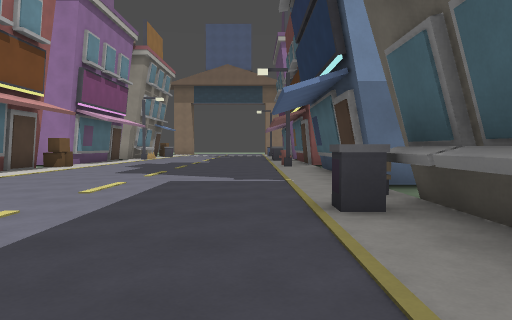
[1] (above)

24 first-person views from a walk through a Godot game level. The camera is 1.3 m above the floor, tilts 2° down and sees 70° across. The floor is counted in squares, 2 m on a side. Each view is taken from the middle of a square. On the plan, view 1 faces up. The plan holds only what a view shows up to about 11 squares ahead; the rest is blank. The place goes on beyond the plan. Surface patterns are stand-ins for the level's own textures.

[2]
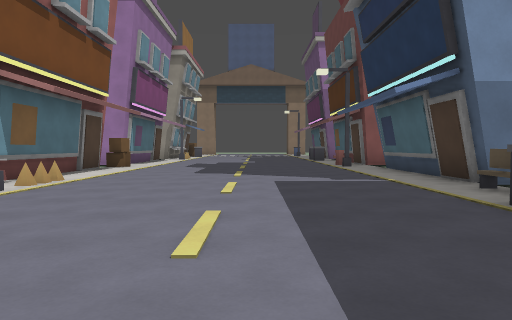

[3]
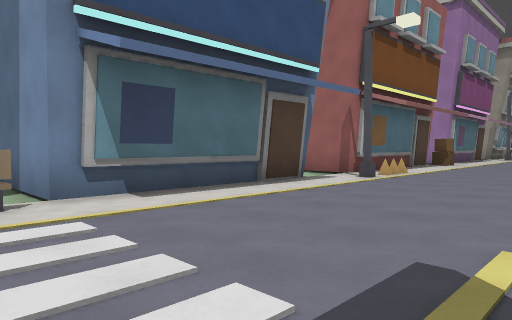

[4]
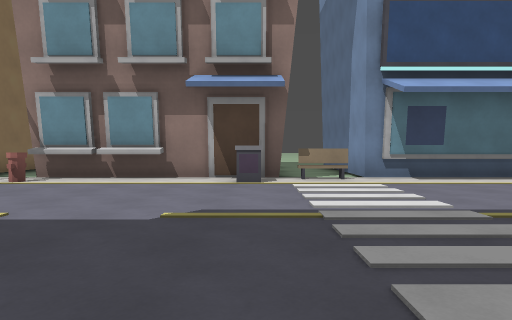

[5]
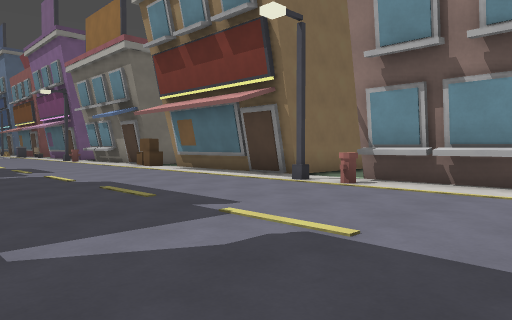

[6]
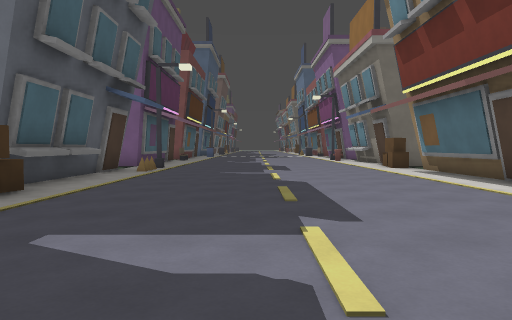

[7]
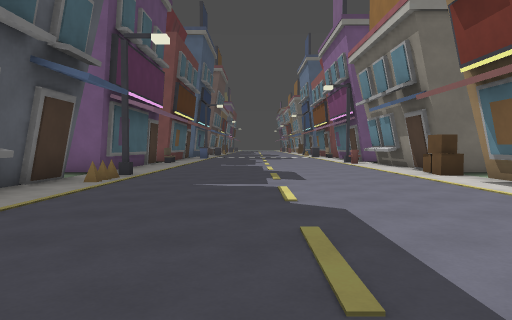

[8]
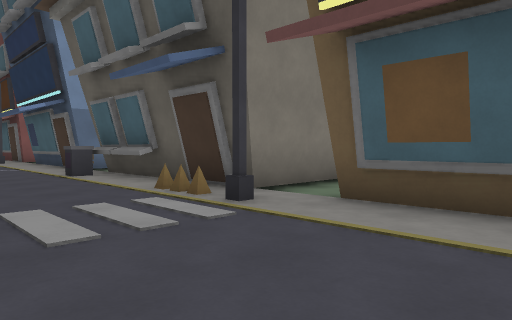

[9]
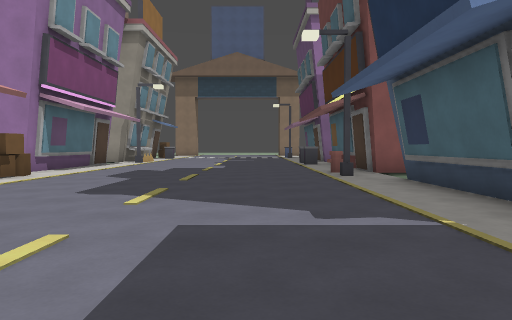

[10]
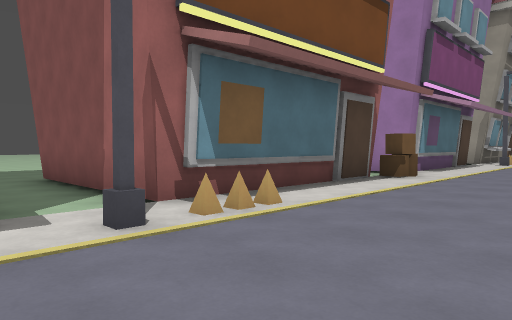

[11]
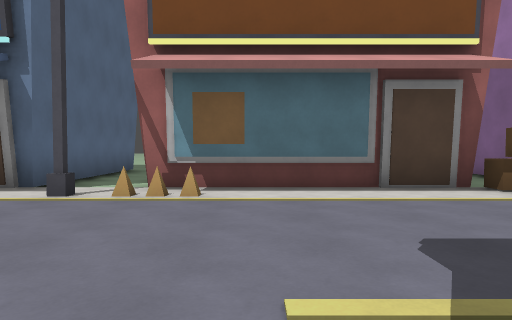

[12]
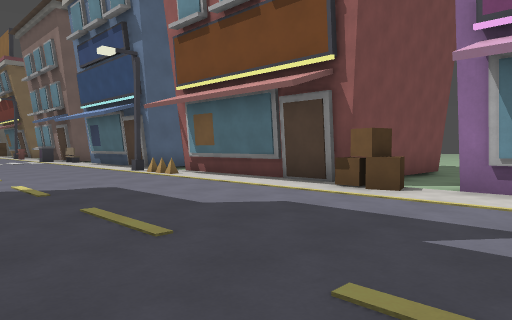

[13]
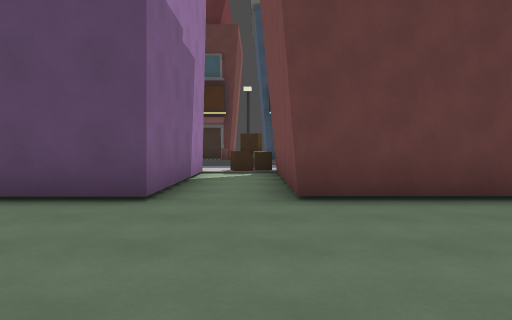

[14]
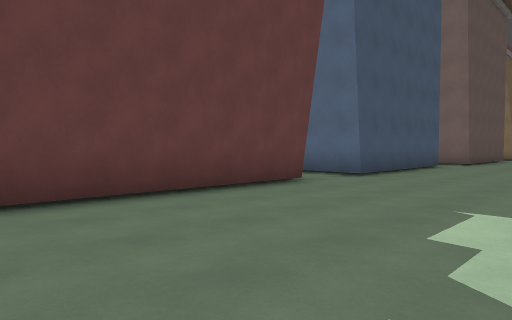

[15]
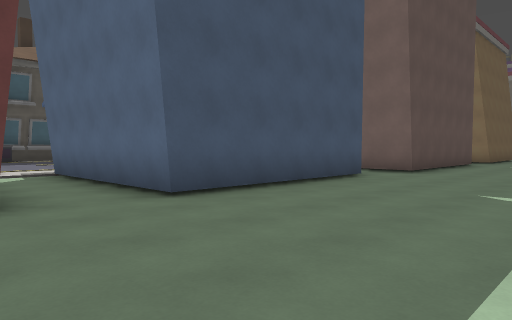

[16]
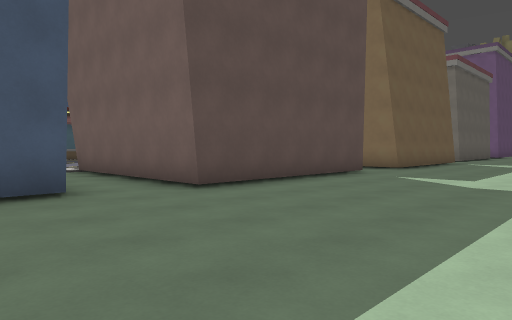

[17]
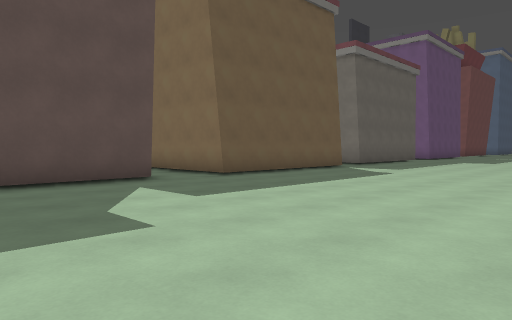

[18]
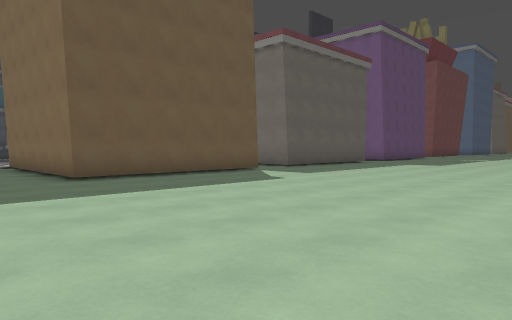

[19]
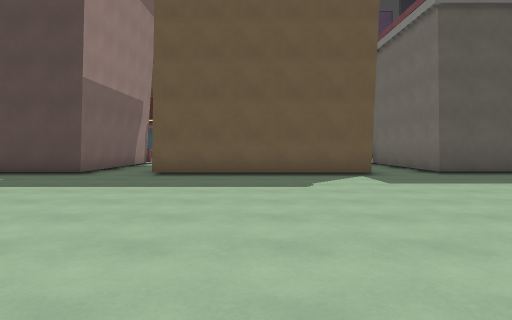

[20]
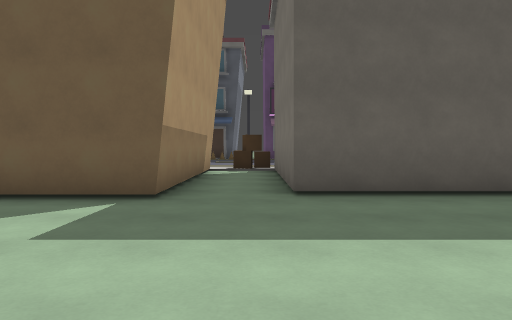

[21]
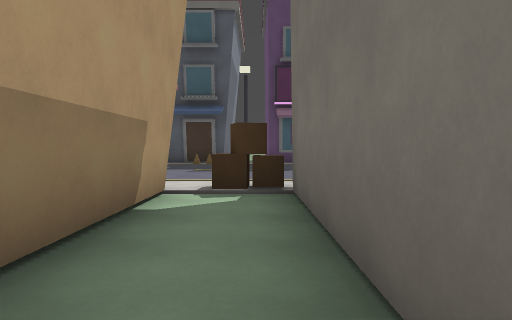

[22]
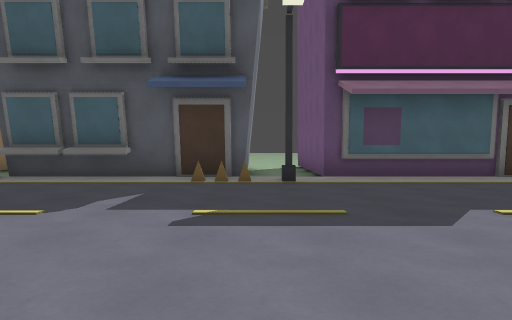

[23]
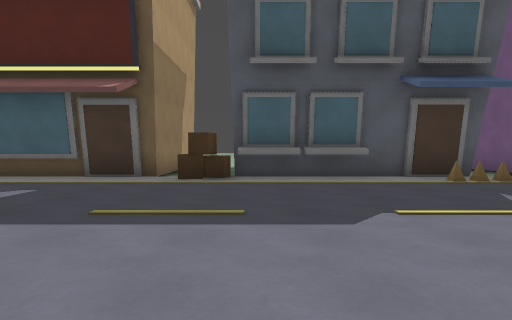

[24]
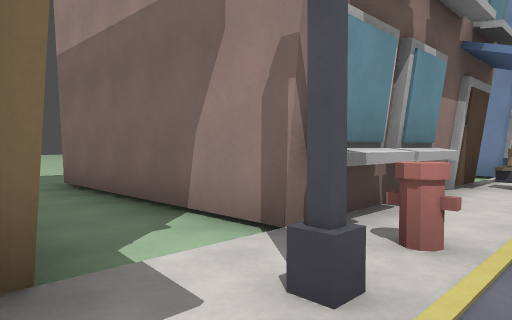

### Floor plan
Key: @ floor where view 1 was taken; # wall or solid block; x gap in a wall; . floor; = window, fence, low wall or low ledge; ^ raised ledge.
Columns run from 21 left of view 1 to 5 right of it. Each row starts with its distance up from view 1.
 15          .#   #........#
 14        ...#####.......###
 13       ...................
 12      .........#.......#.
 11      .....#####........#
 10      .....#   #........#
  9      .....#   #........#
  8       ....#   #........#
  7      .....#   #=.......#
  6      .....#####=.......#
  5      ..................#
  4      .....#####.......^#
  3       ....#   #........#
  2       ....#   #........#
  1     ......#   #........#
  0     ......#####......@=#
 -1     ..........#.......=###
 -2     .....................
 -3      ....######^.......#
 -4   .......#    #........#
 -5   .......#    #........#
 -6   .......#    #........#
 -7  ........#######.......#
 -8  ..............x.......####
 -9  ......................#.
-10  ........######........#
-11  ........#    #........#
-12 .........#    #........#
-13  ........#    #........#
-14   .......######.......=###
-15   ....................=#...
-16    ...........#............
-17    ......######........####
-18    ......#    #........#

Positions as (right, up) in squares from view 1, and headings:
1: (0, 0), facing up
2: (-2, 0), facing up
3: (-2, -2), facing up-left
4: (1, -3), facing left
5: (0, -4), facing down-left
6: (-2, -4), facing down
7: (-2, -7), facing down
8: (-2, -5), facing up-right
9: (-1, 4), facing up
10: (-3, 4), facing up-left
11: (-1, 8), facing left
12: (-1, 15), facing down-left
13: (-16, 12), facing right
14: (-16, 12), facing down-right
15: (-16, 7), facing down-right
16: (-17, 1), facing down-right
17: (-19, -4), facing down-right
18: (-20, -7), facing down-right
19: (-21, -12), facing right
20: (-17, -16), facing right
21: (-12, -16), facing right
22: (-6, -15), facing right
23: (-6, -10), facing right
24: (-5, -10), facing up-left
